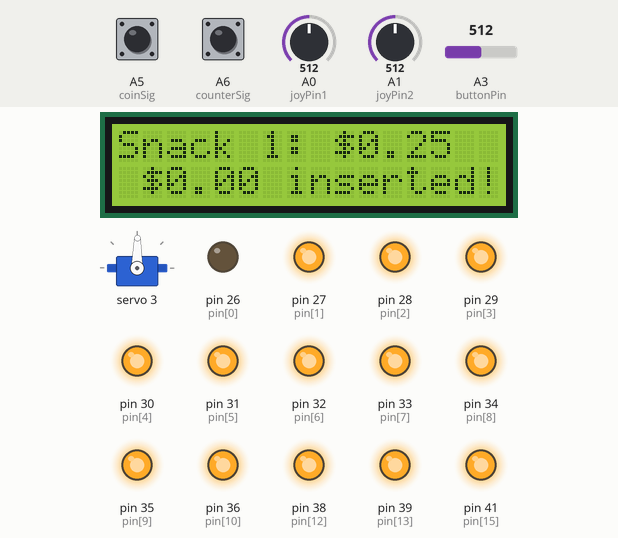
Simulated run of this sketch. Board: Arduino Mega 2560, built with avr-gcc and run on an emulated ATmega2560. Parts: servo, 16×2 character LCD, output pins drawn as LEDs (lit = HIGH). Dashed ring = blinking. The test bench sets the inputs (shaded band); at power-on: A0 (joyPin1) = 512, A1 (joyPin2) = 512, A3 (buttonPin) = 512, A5 (coinSig) HIGH, A6 (counterSig) HIGH. EEPROM starts erased; what the sketch prints to the serial monitor is not drawn.

Above: at 3.2 s.
3.3 s: A0 (joyPin1) set to 561
At 8.0 s:
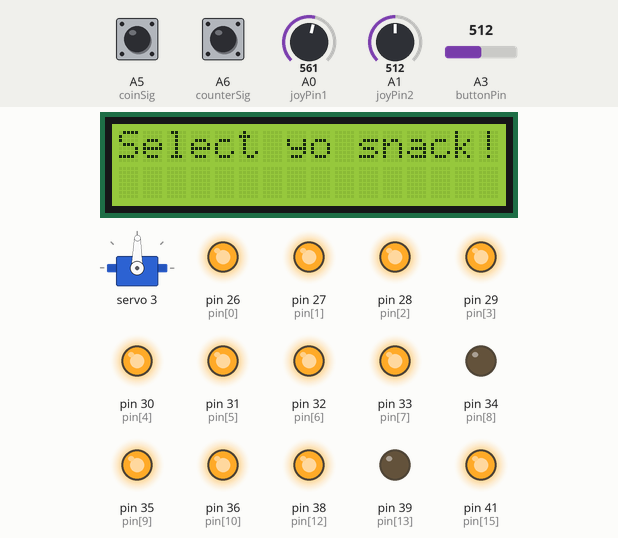
8.1 s: A0 (joyPin1) set to 582
At 8.88 s:
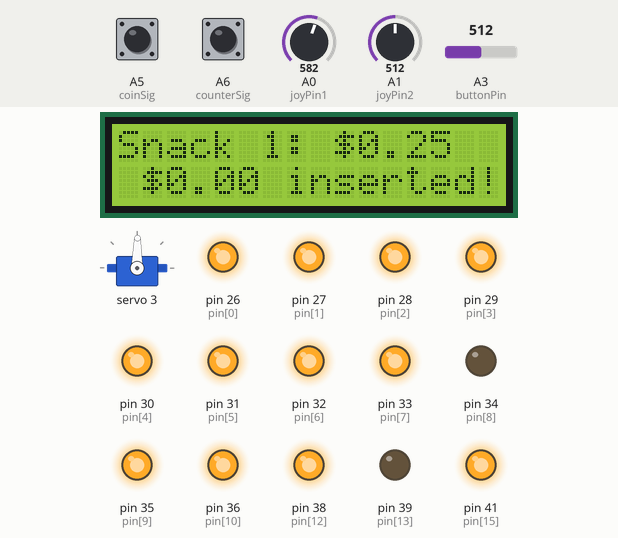
10.4 s: A1 (joyPin2) set to 670
11.9 s: A1 (joyPin2) set to 698
At 13.28 s:
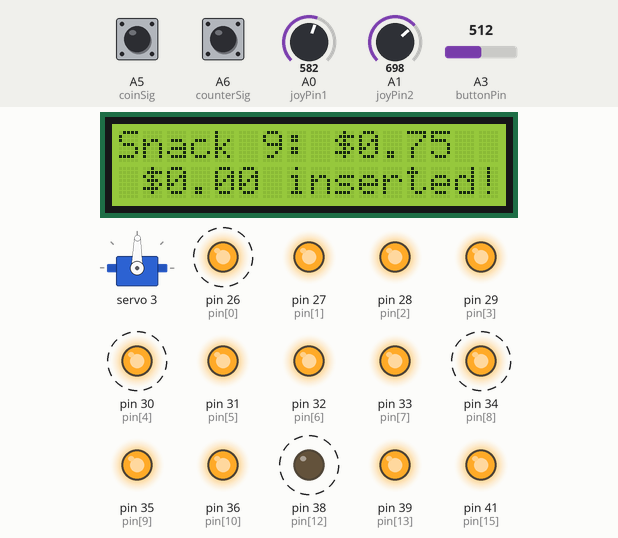
14.4 s: A0 (joyPin1) set to 667
15.9 s: A0 (joyPin1) set to 697
At 17.42 s:
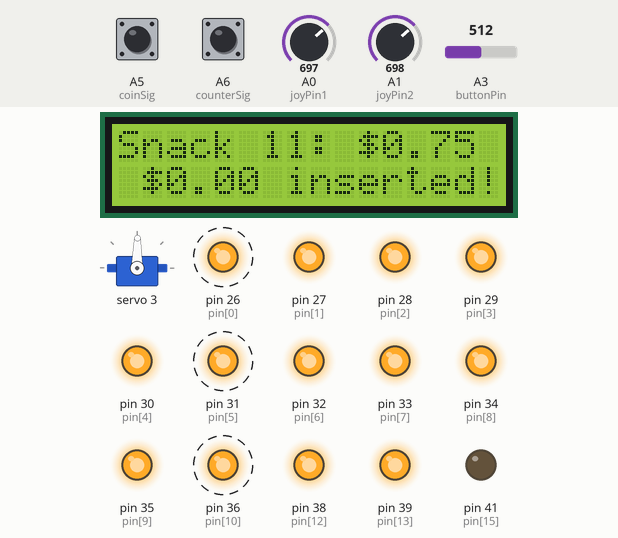
Timing chart, 0 to 19.5 s (numbered marks = the images above; inputs shaded):
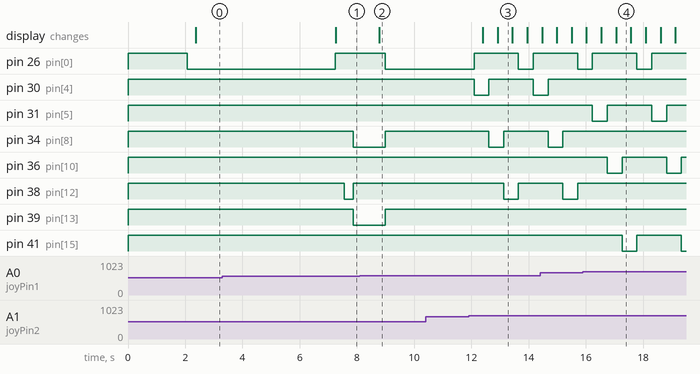

Measured:
- the behaviour switches between 568 and 569 on A0 (joyPin1) (found by bisection; images 1 and 2)
- the behaviour switches between 682 and 683 on A1 (joyPin2) (found by bisection; images 2 and 3)
- the behaviour switches between 682 and 683 on A0 (joyPin1) (found by bisection; images 3 and 4)
- after the input at 8.1 s, pin 27 (pin[1]): stays HIGH (without the input it goes to LOW after 0.68 s); pin 28 (pin[2]): stays HIGH (without the input it goes to LOW after 0.99 s)
- after the input at 11.9 s, pin 26 (pin[0]): LOW → HIGH after 0.19 s, → LOW 1.6 s later, → HIGH 0.52 s later; pin 30 (pin[4]): HIGH → LOW after 0.19 s, → HIGH 0.52 s later, → LOW 1.6 s later
- after the input at 15.9 s, pin 30 (pin[4]): stops changing and stays HIGH; pin 31 (pin[5]): alternates HIGH for 1.6 s and LOW for 0.52 s, starting after 0.33 s
- what the display in image 3 shows lasts 0.5 s, from 12.9 s to 13.4 s

The sketch:

FINAL_servopatch_idleanimation.ino
```cpp
#include <Wire.h>
#include <Adafruit_PWMServoDriver.h>
#include <LiquidCrystal.h>
#include <EEPROM.h>

Adafruit_PWMServoDriver pwm = Adafruit_PWMServoDriver();

int servotime = 13;
#define SERVOMIN  2000 // this is the 'minimum' pulse length count (out of 4096)
#define SERVOMAX  SERVOMIN+servotime

//LCD vars
const int rs = 13, en = 12, d4 = 11, d5 = 10, d6 = 9, d7 = 8;
LiquidCrystal lcd(rs, en, d4, d5, d6, d7);
bool skipIntroDelay = false;
const int selectMsgTime = 2000;

//LED RELAY vars
const int relaycount = 16; // less than or equal to 16.
const byte pin[relaycount] = {26, 27, 28, 29, 30, 31, 32, 33, 34, 35, 36, 37, 38, 39, 40, 41};
int idletimer = 29;
int idletimeout = 40;
int idleframedelay = 300;

/*
      --- animation bi-dimensional array---
   (i)> 32 is the number of frames for the entire animation. We have a separate animation for each direction (NW, SW, NE, SE).
   (j)> 16 is the number of booleans, which determine whether or not the kth LED should be turned on for that frame.

*/
const boolean aniData[32][16] = {

  // 1     2     3     4     5     6     7     8     9    10    11    12    13    14    15    16
  { false, false, false, false,
    false, false, false, false,
    false, false, false, false,
    false, false, false, false
  }, //f1
  { false, false, false, false,
    false, false, false, false,
    false, false, false, false,
    true, false, false, false
  }, //f2
  { false, false, false, false,
    false, false, false, false,
    true, false, false, false,
    false, true, false, false
  }, //f3
  { false, false, false, false,
    true, false, false, false,
    false, true, false, false,
    false, false, true, false
  }, //f4
  { true, false, false, false,
    false, true, false, false,
    false, false, true, false,
    false, false, false, true
  }, //f5
  { false, true, false, false,
    false, false, true, false,
    false, false, false, true,
    false, false, false, false
  }, //f6
  { false, false, true, false,
    false, false, false, true,
    false, false, false, false,
    false, false, false, false
  }, //f7
  { false, false, false, true,
    false, false, false, false,
    false, false, false, false,
    false, false, false, false
  }, //f8
  //SE aniset


  // 1     2     3     4     5     6     7     8     9    10    11    12    13    14    15    16
  { false, false, false, false,
    false, false, false, false,
    false, false, false, false,
    false, false, false, false
  }, //f1
  { false, false, false, false,
    false, false, false, false,
    false, false, false, false,
    false, false, false, true
  }, //f2
  { false, false, false, false,
    false, false, false, false,
    false, false, false, true,
    false, false, true, false
  }, //f3
  { false, false, false, false,
    false, false, false, true,
    false, false, true, false,
    false, true, false, false
  }, //f4
  { false, false, false, true,
    false, false, true, false,
    false, true, false, false,
    true, false, false, false
  }, //f5
  { false, false, true, false,
    false, true, false, false,
    true, false, false, false,
    false, false, false, false
  }, //f6
  { false, true, false, false,
    true, false, false, false,
    false, false, false, false,
    false, false, false, false
  }, //f7
  { true, false, false, false,
    false, false, false, false,
    false, false, false, false,
    false, false, false, false
  }, //f8
  //SW aniset


  // 1     2     3     4     5     6     7     8     9    10    11    12    13    14    15    16
  { false, false, false, false,
    false, false, false, false,
    false, false, false, false,
    false, false, false, false
  }, //f1
  { false, false, false, true,
    false, false, false, false,
    false, false, false, false,
    false, false, false, false
  }, //f2
  { false, false, true, false,
    false, false, false, true,
    false, false, false, false,
    false, false, false, false
  }, //f3
  { false, true, false, false,
    false, false, true, false,
    false, false, false, true,
    false, false, false, false
  }, //f4
  { true, false, false, false,
    false, true, false, false,
    false, false, true, false,
    false, false, false, true
  }, //f5
  { false, false, false, false,
    true, false, false, false,
    false, true, false, false,
    false, false, true, false
  }, //f6
  { false, false, false, false,
    false, false, false, false,
    true, false, false, false,
    false, true, false, false
  }, //f7
  { false, false, false, false,
    false, false, false, false,
    false, false, false, false,
    true, false, false, false
  }, //f8
  //NW aniset


  // 1     2     3     4     5     6     7     8     9    10    11    12    13    14    15    16
  { false, false, false, false,
    false, false, false, false,
    false, false, false, false,
    false, false, false, false
  }, //f1
  { true, false, false, false,
    false, false, false, false,
    false, false, false, false,
    false, false, false, false
  }, //f2
  { false, true, false, false,
    true, false, false, false,
    false, false, false, false,
    false, false, false, false
  }, //f3
  { false, false, true, false,
    false, true, false, false,
    true, false, false, false,
    false, false, false, false
  }, //f4
  { false, false, false, true,
    false, false, true, false,
    false, true, false, false,
    true, false, false, false
  }, //f5
  { false, false, false, false,
    false, false, false, true,
    false, false, true, false,
    false, true, false, false
  }, //f6
  { false, false, false, false,
    false, false, false, false,
    false, false, false, true,
    false, false, true, false
  }, //f7
  { false, false, false, false,
    false, false, false, false,
    false, false, false, false,
    false, false, false, true
  }, //f8
  //NE aniset
};

//BUTTON vars
const byte buttonPin = A3;
bool buttonStatus = false;

//COIN READER vars
const byte coinSig = A5; //change for our arduino
const byte counterSig = A6;
bool previousCoinSignal = false;
const float coinValue = 0.05;
float bankValue = 0.00;
const double price[] = {0.25, 0.25, 0.25, 0.25, 0.50, 0.50, 0.50, 0.50, 0.75, 0.75, 0.75, 0.75, 1.00, 1.00, 1.00, 1.00};
bool frugalMode = true;

unsigned long previousUpdateMillis = 0;
unsigned long updateInterval = 110;
bool printOnceFlag = false;

unsigned long previousEEPROMwrite = 0;
unsigned long updateEEPROMinterval = 110;
float EEPROMbankValue = 0.00;

//SERVO vars
uint8_t servonum = 0;
int selectedrelay = 0;
boolean servotrigger = false;
int servodelay = 1500;
//int turntime = 10;

//JOYSTICK vars
int joyPin1 = A0;                 // slider variable connecetd to analog pin 0
int joyPin2 = A1;                 // slider variable connecetd to analog pin 1
int value1 = 0;                  // variable to read the value from the analog pin 0
int value2 = 0;                  // variable to read the value from the analog pin 1
int gridPos[4][4] = {
  {0, 1, 2, 3},
  {4, 5, 6, 7},
  {8, 9, 10, 11},
  {12, 13, 14, 15}
};
boolean isCentered = true;
int gridX = 0;
int gridY = 0;
//int currentPos;//= gridPos[gridX][gridY];
int oldX;
int oldY;

//functions
void loadEEPROM()
{
  EEPROM.get(0, bankValue);
  EEPROMbankValue = bankValue;
}

void printBank()
{
  Serial.print("BankValue: ");
  Serial.println(bankValue);
}


void setup() {
  Serial.begin(115200);
  Serial.print(relaycount);
  Serial.println(" channel Servo test!");
  //Serial.print("Current Relay: ");
  //Serial.println(selectedrelay);
  Serial.print("Selected Snack: ");
  Serial.println(gridPos[gridY][gridX]);

  pwm.begin();

  pwm.setPWMFreq(60);  // Analog servos run at ~60 Hz updates

  //RED BUTTON
  pinMode(buttonPin, INPUT);

  //LEDS
  for (int i = 0; i < relaycount; i++)
  {
    pinMode(pin[i], OUTPUT);
  }

  for (int i = 0; i < relaycount; i++)
  {
    digitalWrite(pin[i], HIGH);
  }

  //SERVO RESET
  for (int i = 0; i < relaycount; i++)
  {
    for (uint16_t pulselen = SERVOMIN; pulselen < SERVOMAX; pulselen++) {
      pwm.setPWM(selectedrelay, 4096, 0);
    }
  }

  pwm.setPWM(3, 0, 360);

  //LCD
  // set up the LCD's number of columns and rows:
  lcd.begin(16, 2);
  // Print a message to the LCD.
  lcd.print("Select yo snack!");

  if (!skipIntroDelay)
  {
    delay(selectMsgTime);
  }
  else
  {
    delay(10);
  }

  //COIN COUNTER
  pinMode(coinSig, INPUT_PULLUP);
  previousCoinSignal = digitalRead(coinSig);
  loadEEPROM();
  bankValue = 0.00;
  printBank();
}

void handleSerial()
{
  char incomingChar = Serial.read();

  switch (incomingChar)
  {
    case '!':
      Serial.println("Clearing...");
      bankValue = 10.00;
      Serial.print("BankValue: ");
      Serial.println(bankValue);
      //EEPROMbankValue = 0.00;
      break;
  }
}

int treatValue(int data) {
  return (data * 9 / 1024 - 4);
}

bool checkAniExitTriggers()
{
  //button update
  buttonStatus = analogRead(buttonPin);
  value1 = analogRead(joyPin1);
  //delay(100);
  value2 = analogRead(joyPin2);

  //joystick update
  if (treatValue(value1) == 0 && treatValue(value2) == 0)
  {
    isCentered = true;
  }
  else
  {
    isCentered = false;
  }

  //coin reader update
  byte currentcounterSig = digitalRead(counterSig);
  /*
    Serial.print("cr: ");
    Serial.println(currentCoinSignal);
    Serial.print("cntr: ");
    Serial.println(currentcounterSig);
  */

  if (!currentcounterSig)
  {
    bankValue += 0.25; //this exact value is okay. i tested with a nickel, and it did not produce change in bankValue or an exit in the idle animation.
    //also, we're only using quarters, so no need to double check the number of pulses from currentCoinSignal.
  }

  /*
    Serial.print("Button: ");
    Serial.println(buttonStatus);
    Serial.print("JS: ");
    Serial.println(isCentered);
  */
  if (!isCentered || !buttonStatus || !currentcounterSig)
  {
    idletimer = 0;
    return true;
  }
  else
  {
    return false;
  }
}

void loop() {
  handleSerial();

  idletimer++;

  //Serial.println(idletimer);

  for (int i = 0; i < relaycount; i++)
  {
    digitalWrite(pin[i], HIGH);
  }
  //digitalWrite(pin[selectedrelay], LOW);        //needs to change to accept the joystick's input.

  if (idletimer < idletimeout)
  {
    digitalWrite(pin[ gridPos[gridY][gridX] ], LOW);   //new code for selecting lights. arrays in arrays!
  }
  else// if(idletimer % 1 == 0)
  {
    lcd.clear();
    lcd.print("Select yo snack!");
    bool exittemp = false;
    for (int i = 0; i < 32; i++)
    {
      if (idletimer % 1 == 0)
      {
        if (exittemp)
        {
          break;
        }

        //checkAniExitTriggers();
        for (int j = 0; j < 16; j++)
        {
          digitalWrite(pin[j], !aniData[i][j]);
          //in anidata, on-lights are represented as true. so, because the relay is low-trigger, the returned boolean is negated.
          if (checkAniExitTriggers())
          {
            //idletimer = 0;
            exittemp = true;
            break;
          }
        }
        delay(idleframedelay);
        //delay(1);
      }

    }
  }

  delay(300);

  if (servotrigger && bankValue >= price[ gridPos[gridY][gridX] ])
  {
    if (gridPos[gridY][gridX] == 3)
    {
      for (uint16_t pulselen = 100; pulselen < 135; pulselen++) {
        pwm.setPWM(gridPos[gridY][gridX], 0, pulselen);
        delay(20);
      }
      //Do not modify any code related to servo 3, its response curve is way different from the others for some reason.
    }
    else
    {
      for (uint16_t pulselen = SERVOMIN; pulselen < SERVOMAX; pulselen++) {
        pwm.setPWM(gridPos[gridY][gridX], 0, pulselen);
        delay(20);
      }
    }

    lcd.clear();
    lcd.print("Snack " + (String)(gridPos[gridY][gridX] + 1));
    lcd.setCursor(0, 1);
    lcd.print("       SELECTED!");
    lcd.setCursor(0, 0);

    delay(servodelay);
    Serial.println("servo stop");
    if (gridPos[gridY][gridX] == 3)
    {
      pwm.setPWM(3, 0, 360); //360 is an arbitrary value ****NOT**** related to degrees measure in any way. Sending 4096 to servo 3 (originally broken) results in that servo continuing to turn.
      //Do not modify any code related to servo 3.
    }
    else
    {
      for (uint16_t pulselen = SERVOMAX; pulselen > SERVOMIN; pulselen--) {
        pwm.setPWM(gridPos[gridY][gridX], 4096, 0);
      }
    }

    if (frugalMode)
    {
      bankValue -= price[ gridPos[gridY][gridX] ];
    }
    else
    {
      bankValue = 0.00;
    }
    Serial.println("bankValue: " + (String)bankValue);

    lcd.clear();
    lcd.print("Select yo snack!");

    servotrigger = false;
    delay(selectMsgTime);
  }

  //LCD joystickmovement response code
  if (!servotrigger)
  {
    lcd.clear();
    lcd.print("Snack " + (String)(gridPos[gridY][gridX] + 1) + ": $" + (String)price[ gridPos[gridY][gridX] ]);
    lcd.setCursor(0, 1);
    lcd.print(" $" + (String)bankValue + " inserted!");
    lcd.setCursor(0, 0);
  }

  //JOYSTICK CODE
  // reads the value of the variable resistor
  value1 = analogRead(joyPin1);
  // this small pause is needed between reading
  // analog pins, otherwise we get the same value twice
  delay(100);
  // reads the value of the variable resistor
  value2 = analogRead(joyPin2);

  if (treatValue(value1) == 0 && treatValue(value2) == 0)
  {
    isCentered = true;
  }
  else
  {
    isCentered = false;

    idletimer = 0;
  }

  if (oldX != gridX || oldY != gridY)
  {
    Serial.print("Selected Snack: ");
    Serial.println(gridPos[gridY][gridX]); //test with "currentPos", should work. my mistake earlier!

    oldX = gridX;
    oldY = gridY;
  }

  if (!isCentered)
  {
    //grid X values
    if (treatValue(value1) > 1)
    {
      if (gridX < 3)
      {
        gridX++;
      }
      else
      {
        gridX = 0;
      }
    }

    if (treatValue(value1) < -1)
    {
      if (gridX > 0)
      {
        gridX--;
      }
      else
      {
        gridX = 3;
      }
    }

    //grid Y values
    if (treatValue(value2) > 1)
    {
      if (gridY < 3)
      {
        gridY++;
      }
      else
      {
        gridY = 0;
      }
    }

    if (treatValue(value2) < -1)
    {
      if (gridY > 0)
      {
        gridY--;
      }
      else
      {
        gridY = 3;
      }
    }
  }

  //BUTTON CODE
  buttonStatus = analogRead(buttonPin);
  //Serial.println(buttonStatus);
  bool buttonflag = false;
  if (buttonStatus)
  {
    //Serial.println("button OFF");
    servotrigger = false;
    buttonflag = false;
  }
  else
  {
    Serial.println("button ON");
    if (!buttonflag)// && bankValue >= price[ gridPos[gridX][gridY] ])
    {
      servotrigger = true;
      buttonflag = true;

      idletimer = 0;
    }
  }
  delay(10);


  //COIN READER CODE
  byte currentCoinSignal = digitalRead(coinSig);

  if (currentCoinSignal == HIGH)
  {
    previousUpdateMillis = millis();
    printOnceFlag = true;
  }

  if (printOnceFlag && (millis() - previousUpdateMillis >= updateInterval))
  {
    printBank();
    printOnceFlag = false;
  }

  if (millis() - previousEEPROMwrite >= updateEEPROMinterval)
  {
    previousEEPROMwrite = millis();

    if (bankValue != EEPROMbankValue)
    {
      EEPROM.put(0, bankValue);
      Serial.println("!!! EEPROM WRITE !!!");
      EEPROMbankValue = bankValue;
    }
  }

  if (currentCoinSignal != previousCoinSignal)
  {
    previousCoinSignal = currentCoinSignal;

    if (currentCoinSignal == HIGH)
    {
      bankValue = bankValue + 5 * coinValue;
    }
  }

  delay(100);
}

/*
   Alex/Hunter, I figured out the source of the problem- turns out the PCA9685 board was
   bad somehow. It's replaced now, and the servo works perfectly. I'm going to work on
   getting the lights and relays to sync up.

   UPDATE: I'm deciding to make it so that the servos only turn when triggered ("@" symbol is a stand-in for the button signal, and "!" is a stand-in for the joystick input.)
   I've got the lights to turn on, but right now I'm trying to make them turn on and off. Please mark any and all edits.

   UPDATE2: I'm combining the joystick code and the servo/light relay code together in this file from home. Since I have no idea how this'll work without the machine next to
   me, I cannot guarantee this code will work. See "joystickgrid" and "lightrelaysync" folders for the original files. Also keep in mind, we will have to make space for two
   analog pins on the mega board so that the joystick can work. Since we're using the analog pins for the light relay as digital pins anyway, it shouldn't be too much work to
   replace the values in the pin Array.

   By the way, are we sticking to the big red button for the "lock in selection" button? me, alex and reed found out the other day that you can push down on the joystick like
   a button, but coach would get upset at not having the pizazz of the button :D

  UPDATE3: I worked on the combined joystick/light code from home, and after some drastic changes to the wiring (see the paper), it works perfectly. You can hold the joystick
  in a certain direction, and it will move that way seamlessly (if it "goes off the border", it will wrap around to the other side.

  We also need to cut a small notch above the holes in the back board so that both the LED cable and the servo can fit through. Let's wait till Ziegler gets back before
  modifying the vending machine's frame.

  UPDATE4: Guys, the servos are synced up with the relays and lights! Now we need to integrate the big red button, and fix the coin reader. Then, when if the button is pressed, it
  will check if enough change was inserted: if so, it will then turn the servo, else it will display a message on the LCD.

  UPDATE5: Haven't written an update log in a while - I've got the code working for everything: the red button, the LCD, and the coin reader. There is still a minor bug with the
  coin reader not registering some inputs (roughly 10% of the time). With the help of Kenneth, I diagnosed the broken LEDs (fixed two of the three, and we know that one has to be
  resoldered). So now, here's what we need to do: create better coils (or install more powerful servos), and make this thing look sleek and streamlined (I can cut out more panels
  and paint em black.) All code is uploaded via Google Drive - if anyone wants to look at my finished code, ask me or Ziegler, and you'll be granted access.

  UPDATE6: Idle, 32-frame animations are added. All servos are currently fixed (that one servo now has custom code to account for the irregularities in the potentiometer setting)
  and all coils are turned the same way. Idle animations will now work until the joystick is moved or if it receives a button press. Will work on getting it to be interrupted by
  coin input. For now we just need wall panels, and saran wrap on the front. /s
  We will also need the wiring diagram completed, and the physics sign to be finished. A lever cover would also be nice but we could honestly just cut a piece of plastic, though
  I feel like a 3D-printed cover would be way more slick.
*/
```
